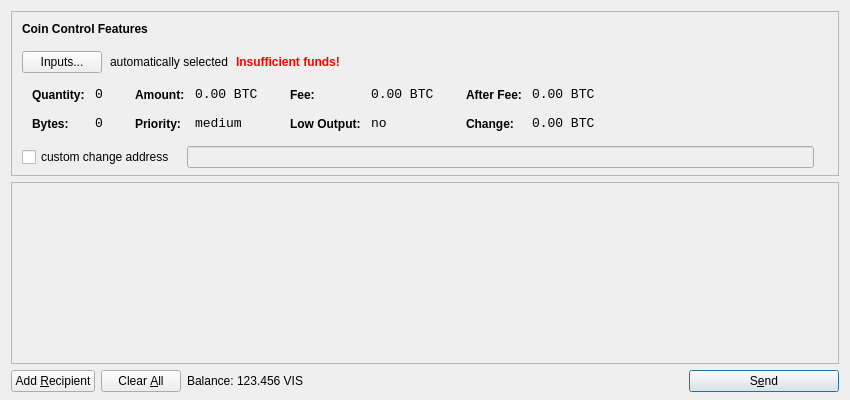
<?xml version="1.0" encoding="UTF-8"?>
<ui version="4.0">
 <class>SendCoinsDialog</class>
 <widget class="QDialog" name="SendCoinsDialog">
  <property name="geometry">
   <rect>
    <x>0</x>
    <y>0</y>
    <width>850</width>
    <height>400</height>
   </rect>
  </property>
  <property name="windowTitle">
   <string>Send Coins</string>
  </property>
  <layout class="QVBoxLayout" name="verticalLayout" stretch="0,1,0">
   <property name="bottomMargin">
    <number>8</number>
   </property>
   <item>
    <widget class="QFrame" name="frameCoinControl">
     <property name="sizePolicy">
      <sizepolicy hsizetype="Expanding" vsizetype="Expanding">
       <horstretch>0</horstretch>
       <verstretch>0</verstretch>
      </sizepolicy>
     </property>
     <property name="maximumSize">
      <size>
       <width>16777215</width>
       <height>16777215</height>
      </size>
     </property>
     <property name="frameShape">
      <enum>QFrame::StyledPanel</enum>
     </property>
     <property name="frameShadow">
      <enum>QFrame::Sunken</enum>
     </property>
     <layout class="QVBoxLayout" name="verticalLayoutCoinControl2">
      <property name="spacing">
       <number>-1</number>
      </property>
      <property name="leftMargin">
       <number>0</number>
      </property>
      <property name="topMargin">
       <number>0</number>
      </property>
      <property name="rightMargin">
       <number>0</number>
      </property>
      <property name="bottomMargin">
       <number>6</number>
      </property>
      <item>
       <layout class="QVBoxLayout" name="verticalLayoutCoinControl" stretch="0,0,0,0,1">
        <property name="spacing">
         <number>0</number>
        </property>
        <property name="leftMargin">
         <number>10</number>
        </property>
        <property name="topMargin">
         <number>10</number>
        </property>
        <item>
         <layout class="QHBoxLayout" name="horizontalLayoutCoinControl1">
          <property name="bottomMargin">
           <number>15</number>
          </property>
          <item>
           <widget class="QLabel" name="labelCoinControlFeatures">
            <property name="sizePolicy">
             <sizepolicy hsizetype="Preferred" vsizetype="Maximum">
              <horstretch>0</horstretch>
              <verstretch>0</verstretch>
             </sizepolicy>
            </property>
            <property name="font">
             <font>
              <weight>75</weight>
              <bold>true</bold>
             </font>
            </property>
            <property name="styleSheet">
             <string notr="true">font-weight:bold;</string>
            </property>
            <property name="text">
             <string>Coin Control Features</string>
            </property>
           </widget>
          </item>
         </layout>
        </item>
        <item>
         <layout class="QHBoxLayout" name="horizontalLayoutCoinControl2" stretch="0,0,0,0">
          <property name="spacing">
           <number>8</number>
          </property>
          <property name="bottomMargin">
           <number>10</number>
          </property>
          <item>
           <widget class="QPushButton" name="pushButtonCoinControl">
            <property name="styleSheet">
             <string notr="true"/>
            </property>
            <property name="text">
             <string>Inputs...</string>
            </property>
           </widget>
          </item>
          <item>
           <widget class="QLabel" name="labelCoinControlAutomaticallySelected">
            <property name="text">
             <string>automatically selected</string>
            </property>
            <property name="margin">
             <number>5</number>
            </property>
           </widget>
          </item>
          <item>
           <widget class="QLabel" name="labelCoinControlInsuffFunds">
            <property name="font">
             <font>
              <weight>75</weight>
              <bold>true</bold>
             </font>
            </property>
            <property name="styleSheet">
             <string notr="true">color:red;font-weight:bold;</string>
            </property>
            <property name="text">
             <string>Insufficient funds!</string>
            </property>
            <property name="margin">
             <number>5</number>
            </property>
           </widget>
          </item>
          <item>
           <spacer name="horizontalSpacerCoinControl">
            <property name="orientation">
             <enum>Qt::Horizontal</enum>
            </property>
            <property name="sizeHint" stdset="0">
             <size>
              <width>40</width>
              <height>1</height>
             </size>
            </property>
           </spacer>
          </item>
         </layout>
        </item>
        <item>
         <widget class="QWidget" name="widgetCoinControl" native="true">
          <property name="sizePolicy">
           <sizepolicy hsizetype="Preferred" vsizetype="Preferred">
            <horstretch>0</horstretch>
            <verstretch>0</verstretch>
           </sizepolicy>
          </property>
          <property name="minimumSize">
           <size>
            <width>0</width>
            <height>0</height>
           </size>
          </property>
          <property name="styleSheet">
           <string notr="true"/>
          </property>
          <layout class="QHBoxLayout" name="horizontalLayoutCoinControl5">
           <property name="margin">
            <number>0</number>
           </property>
           <item>
            <layout class="QHBoxLayout" name="horizontalLayoutCoinControl3" stretch="0,0,0,1">
             <property name="spacing">
              <number>20</number>
             </property>
             <property name="topMargin">
              <number>0</number>
             </property>
             <property name="bottomMargin">
              <number>10</number>
             </property>
             <item>
              <layout class="QFormLayout" name="formLayoutCoinControl1">
               <property name="horizontalSpacing">
                <number>10</number>
               </property>
               <property name="verticalSpacing">
                <number>14</number>
               </property>
               <property name="leftMargin">
                <number>10</number>
               </property>
               <property name="topMargin">
                <number>4</number>
               </property>
               <property name="rightMargin">
                <number>6</number>
               </property>
               <item row="0" column="0">
                <widget class="QLabel" name="labelCoinControlQuantityText">
                 <property name="styleSheet">
                  <string notr="true">font-weight:bold;</string>
                 </property>
                 <property name="text">
                  <string>Quantity:</string>
                 </property>
                 <property name="margin">
                  <number>0</number>
                 </property>
                </widget>
               </item>
               <item row="0" column="1">
                <widget class="QLabel" name="labelCoinControlQuantity">
                 <property name="font">
                  <font>
                   <family>Monospace</family>
                   <pointsize>10</pointsize>
                  </font>
                 </property>
                 <property name="cursor">
                  <cursorShape>IBeamCursor</cursorShape>
                 </property>
                 <property name="contextMenuPolicy">
                  <enum>Qt::ActionsContextMenu</enum>
                 </property>
                 <property name="text">
                  <string notr="true">0</string>
                 </property>
                 <property name="margin">
                  <number>0</number>
                 </property>
                 <property name="textInteractionFlags">
                  <set>Qt::LinksAccessibleByMouse|Qt::TextSelectableByKeyboard|Qt::TextSelectableByMouse</set>
                 </property>
                </widget>
               </item>
               <item row="1" column="0">
                <widget class="QLabel" name="labelCoinControlBytesText">
                 <property name="styleSheet">
                  <string notr="true">font-weight:bold;</string>
                 </property>
                 <property name="text">
                  <string>Bytes:</string>
                 </property>
                </widget>
               </item>
               <item row="1" column="1">
                <widget class="QLabel" name="labelCoinControlBytes">
                 <property name="font">
                  <font>
                   <family>Monospace</family>
                   <pointsize>10</pointsize>
                  </font>
                 </property>
                 <property name="cursor">
                  <cursorShape>IBeamCursor</cursorShape>
                 </property>
                 <property name="contextMenuPolicy">
                  <enum>Qt::ActionsContextMenu</enum>
                 </property>
                 <property name="text">
                  <string notr="true">0</string>
                 </property>
                 <property name="textInteractionFlags">
                  <set>Qt::LinksAccessibleByMouse|Qt::TextSelectableByKeyboard|Qt::TextSelectableByMouse</set>
                 </property>
                </widget>
               </item>
              </layout>
             </item>
             <item>
              <layout class="QFormLayout" name="formLayoutCoinControl2">
               <property name="horizontalSpacing">
                <number>10</number>
               </property>
               <property name="verticalSpacing">
                <number>14</number>
               </property>
               <property name="leftMargin">
                <number>6</number>
               </property>
               <property name="topMargin">
                <number>4</number>
               </property>
               <property name="rightMargin">
                <number>6</number>
               </property>
               <item row="0" column="0">
                <widget class="QLabel" name="labelCoinControlAmountText">
                 <property name="styleSheet">
                  <string notr="true">font-weight:bold;</string>
                 </property>
                 <property name="text">
                  <string>Amount:</string>
                 </property>
                 <property name="margin">
                  <number>0</number>
                 </property>
                </widget>
               </item>
               <item row="0" column="1">
                <widget class="QLabel" name="labelCoinControlAmount">
                 <property name="font">
                  <font>
                   <family>Monospace</family>
                   <pointsize>10</pointsize>
                  </font>
                 </property>
                 <property name="cursor">
                  <cursorShape>IBeamCursor</cursorShape>
                 </property>
                 <property name="contextMenuPolicy">
                  <enum>Qt::ActionsContextMenu</enum>
                 </property>
                 <property name="text">
                  <string notr="true">0.00 BTC</string>
                 </property>
                 <property name="textInteractionFlags">
                  <set>Qt::LinksAccessibleByMouse|Qt::TextSelectableByKeyboard|Qt::TextSelectableByMouse</set>
                 </property>
                </widget>
               </item>
               <item row="1" column="0">
                <widget class="QLabel" name="labelCoinControlPriorityText">
                 <property name="styleSheet">
                  <string notr="true">font-weight:bold;</string>
                 </property>
                 <property name="text">
                  <string>Priority:</string>
                 </property>
                </widget>
               </item>
               <item row="1" column="1">
                <widget class="QLabel" name="labelCoinControlPriority">
                 <property name="font">
                  <font>
                   <family>Monospace</family>
                   <pointsize>10</pointsize>
                  </font>
                 </property>
                 <property name="cursor">
                  <cursorShape>IBeamCursor</cursorShape>
                 </property>
                 <property name="contextMenuPolicy">
                  <enum>Qt::ActionsContextMenu</enum>
                 </property>
                 <property name="text">
                  <string>medium</string>
                 </property>
                 <property name="textInteractionFlags">
                  <set>Qt::LinksAccessibleByMouse|Qt::TextSelectableByKeyboard|Qt::TextSelectableByMouse</set>
                 </property>
                </widget>
               </item>
              </layout>
             </item>
             <item>
              <layout class="QFormLayout" name="formLayoutCoinControl3">
               <property name="horizontalSpacing">
                <number>10</number>
               </property>
               <property name="verticalSpacing">
                <number>14</number>
               </property>
               <property name="leftMargin">
                <number>6</number>
               </property>
               <property name="topMargin">
                <number>4</number>
               </property>
               <property name="rightMargin">
                <number>6</number>
               </property>
               <item row="0" column="0">
                <widget class="QLabel" name="labelCoinControlFeeText">
                 <property name="styleSheet">
                  <string notr="true">font-weight:bold;</string>
                 </property>
                 <property name="text">
                  <string>Fee:</string>
                 </property>
                 <property name="margin">
                  <number>0</number>
                 </property>
                </widget>
               </item>
               <item row="0" column="1">
                <widget class="QLabel" name="labelCoinControlFee">
                 <property name="font">
                  <font>
                   <family>Monospace</family>
                   <pointsize>10</pointsize>
                  </font>
                 </property>
                 <property name="cursor">
                  <cursorShape>IBeamCursor</cursorShape>
                 </property>
                 <property name="contextMenuPolicy">
                  <enum>Qt::ActionsContextMenu</enum>
                 </property>
                 <property name="text">
                  <string notr="true">0.00 BTC</string>
                 </property>
                 <property name="textInteractionFlags">
                  <set>Qt::LinksAccessibleByMouse|Qt::TextSelectableByKeyboard|Qt::TextSelectableByMouse</set>
                 </property>
                </widget>
               </item>
               <item row="1" column="0">
                <widget class="QLabel" name="labelCoinControlLowOutputText">
                 <property name="styleSheet">
                  <string notr="true">font-weight:bold;</string>
                 </property>
                 <property name="text">
                  <string>Low Output:</string>
                 </property>
                </widget>
               </item>
               <item row="1" column="1">
                <widget class="QLabel" name="labelCoinControlLowOutput">
                 <property name="font">
                  <font>
                   <family>Monospace</family>
                   <pointsize>10</pointsize>
                  </font>
                 </property>
                 <property name="cursor">
                  <cursorShape>IBeamCursor</cursorShape>
                 </property>
                 <property name="contextMenuPolicy">
                  <enum>Qt::ActionsContextMenu</enum>
                 </property>
                 <property name="text">
                  <string>no</string>
                 </property>
                 <property name="textInteractionFlags">
                  <set>Qt::LinksAccessibleByMouse|Qt::TextSelectableByKeyboard|Qt::TextSelectableByMouse</set>
                 </property>
                </widget>
               </item>
              </layout>
             </item>
             <item>
              <layout class="QFormLayout" name="formLayoutCoinControl4">
               <property name="horizontalSpacing">
                <number>10</number>
               </property>
               <property name="verticalSpacing">
                <number>14</number>
               </property>
               <property name="leftMargin">
                <number>6</number>
               </property>
               <property name="topMargin">
                <number>4</number>
               </property>
               <property name="rightMargin">
                <number>6</number>
               </property>
               <item row="0" column="0">
                <widget class="QLabel" name="labelCoinControlAfterFeeText">
                 <property name="styleSheet">
                  <string notr="true">font-weight:bold;</string>
                 </property>
                 <property name="text">
                  <string>After Fee:</string>
                 </property>
                 <property name="margin">
                  <number>0</number>
                 </property>
                </widget>
               </item>
               <item row="0" column="1">
                <widget class="QLabel" name="labelCoinControlAfterFee">
                 <property name="font">
                  <font>
                   <family>Monospace</family>
                   <pointsize>10</pointsize>
                  </font>
                 </property>
                 <property name="cursor">
                  <cursorShape>IBeamCursor</cursorShape>
                 </property>
                 <property name="contextMenuPolicy">
                  <enum>Qt::ActionsContextMenu</enum>
                 </property>
                 <property name="text">
                  <string notr="true">0.00 BTC</string>
                 </property>
                 <property name="textInteractionFlags">
                  <set>Qt::LinksAccessibleByMouse|Qt::TextSelectableByKeyboard|Qt::TextSelectableByMouse</set>
                 </property>
                </widget>
               </item>
               <item row="1" column="0">
                <widget class="QLabel" name="labelCoinControlChangeText">
                 <property name="styleSheet">
                  <string notr="true">font-weight:bold;</string>
                 </property>
                 <property name="text">
                  <string>Change:</string>
                 </property>
                </widget>
               </item>
               <item row="1" column="1">
                <widget class="QLabel" name="labelCoinControlChange">
                 <property name="font">
                  <font>
                   <family>Monospace</family>
                   <pointsize>10</pointsize>
                  </font>
                 </property>
                 <property name="cursor">
                  <cursorShape>IBeamCursor</cursorShape>
                 </property>
                 <property name="contextMenuPolicy">
                  <enum>Qt::ActionsContextMenu</enum>
                 </property>
                 <property name="text">
                  <string notr="true">0.00 BTC</string>
                 </property>
                 <property name="textInteractionFlags">
                  <set>Qt::LinksAccessibleByMouse|Qt::TextSelectableByKeyboard|Qt::TextSelectableByMouse</set>
                 </property>
                </widget>
               </item>
              </layout>
             </item>
            </layout>
           </item>
          </layout>
         </widget>
        </item>
        <item>
         <layout class="QHBoxLayout" name="horizontalLayoutCoinControl4" stretch="0,0,0">
          <property name="spacing">
           <number>12</number>
          </property>
          <property name="sizeConstraint">
           <enum>QLayout::SetDefaultConstraint</enum>
          </property>
          <property name="topMargin">
           <number>5</number>
          </property>
          <property name="rightMargin">
           <number>5</number>
          </property>
          <item>
           <widget class="QCheckBox" name="checkBoxCoinControlChange">
            <property name="text">
             <string>custom change address</string>
            </property>
           </widget>
          </item>
          <item>
           <widget class="QLineEdit" name="lineEditCoinControlChange">
            <property name="enabled">
             <bool>false</bool>
            </property>
            <property name="sizePolicy">
             <sizepolicy hsizetype="Expanding" vsizetype="Fixed">
              <horstretch>0</horstretch>
              <verstretch>0</verstretch>
             </sizepolicy>
            </property>
           </widget>
          </item>
          <item>
           <widget class="QLabel" name="labelCoinControlChangeLabel">
            <property name="sizePolicy">
             <sizepolicy hsizetype="Preferred" vsizetype="Expanding">
              <horstretch>0</horstretch>
              <verstretch>0</verstretch>
             </sizepolicy>
            </property>
            <property name="minimumSize">
             <size>
              <width>0</width>
              <height>0</height>
             </size>
            </property>
            <property name="text">
             <string/>
            </property>
            <property name="margin">
             <number>3</number>
            </property>
           </widget>
          </item>
         </layout>
        </item>
        <item>
         <spacer name="verticalSpacerCoinControl">
          <property name="orientation">
           <enum>Qt::Vertical</enum>
          </property>
          <property name="sizeHint" stdset="0">
           <size>
            <width>800</width>
            <height>1</height>
           </size>
          </property>
         </spacer>
        </item>
       </layout>
      </item>
     </layout>
    </widget>
   </item>
   <item>
    <widget class="QScrollArea" name="scrollArea">
     <property name="widgetResizable">
      <bool>true</bool>
     </property>
     <widget class="QWidget" name="scrollAreaWidgetContents">
      <property name="geometry">
       <rect>
        <x>0</x>
        <y>0</y>
        <width>830</width>
        <height>165</height>
       </rect>
      </property>
      <layout class="QVBoxLayout" name="verticalLayout_2">
       <property name="margin">
        <number>0</number>
       </property>
       <item>
        <layout class="QVBoxLayout" name="entries">
         <property name="spacing">
          <number>6</number>
         </property>
        </layout>
       </item>
       <item>
        <spacer name="verticalSpacer">
         <property name="orientation">
          <enum>Qt::Vertical</enum>
         </property>
         <property name="sizeHint" stdset="0">
          <size>
           <width>20</width>
           <height>40</height>
          </size>
         </property>
        </spacer>
       </item>
      </layout>
     </widget>
    </widget>
   </item>
   <item>
    <layout class="QHBoxLayout" name="horizontalLayout">
     <item>
      <widget class="QPushButton" name="addButton">
       <property name="toolTip">
        <string>Send to multiple recipients at once</string>
       </property>
       <property name="text">
        <string>Add &amp;Recipient</string>
       </property>
       <property name="icon">
        <iconset resource="../bitcoin.qrc">
         <normaloff>:/icons/add</normaloff>:/icons/add</iconset>
       </property>
       <property name="autoDefault">
        <bool>false</bool>
       </property>
      </widget>
     </item>
     <item>
      <widget class="QPushButton" name="clearButton">
       <property name="sizePolicy">
        <sizepolicy hsizetype="Minimum" vsizetype="Fixed">
         <horstretch>0</horstretch>
         <verstretch>0</verstretch>
        </sizepolicy>
       </property>
       <property name="toolTip">
        <string>Remove all transaction fields</string>
       </property>
       <property name="text">
        <string>Clear &amp;All</string>
       </property>
       <property name="icon">
        <iconset resource="../bitcoin.qrc">
         <normaloff>:/icons/remove</normaloff>:/icons/remove</iconset>
       </property>
       <property name="autoRepeatDelay">
        <number>300</number>
       </property>
       <property name="autoDefault">
        <bool>false</bool>
       </property>
      </widget>
     </item>
     <item>
      <layout class="QHBoxLayout" name="horizontalLayout_2">
       <property name="spacing">
        <number>3</number>
       </property>
       <item>
        <widget class="QLabel" name="label">
         <property name="text">
          <string>Balance:</string>
         </property>
        </widget>
       </item>
       <item>
        <widget class="QLabel" name="labelBalance">
         <property name="cursor">
          <cursorShape>IBeamCursor</cursorShape>
         </property>
         <property name="text">
          <string>123.456 VIS</string>
         </property>
         <property name="textInteractionFlags">
          <set>Qt::LinksAccessibleByMouse|Qt::TextSelectableByKeyboard|Qt::TextSelectableByMouse</set>
         </property>
        </widget>
       </item>
      </layout>
     </item>
     <item>
      <spacer name="horizontalSpacer">
       <property name="orientation">
        <enum>Qt::Horizontal</enum>
       </property>
       <property name="sizeHint" stdset="0">
        <size>
         <width>40</width>
         <height>20</height>
        </size>
       </property>
      </spacer>
     </item>
     <item>
      <widget class="QPushButton" name="sendButton">
       <property name="minimumSize">
        <size>
         <width>150</width>
         <height>0</height>
        </size>
       </property>
       <property name="toolTip">
        <string>Confirm the send action</string>
       </property>
       <property name="text">
        <string>S&amp;end</string>
       </property>
       <property name="icon">
        <iconset resource="../bitcoin.qrc">
         <normaloff>:/icons/send</normaloff>:/icons/send</iconset>
       </property>
       <property name="default">
        <bool>true</bool>
       </property>
      </widget>
     </item>
    </layout>
   </item>
  </layout>
 </widget>
 <resources>
  <include location="../bitcoin.qrc"/>
 </resources>
 <connections/>
</ui>
